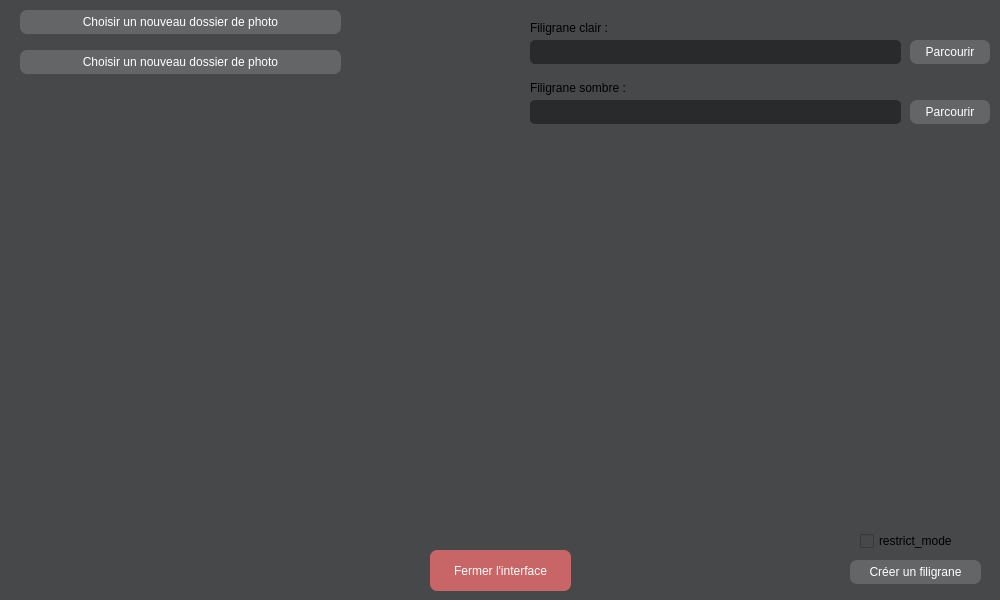
<?xml version="1.0" encoding="UTF-8"?>
<ui version="4.0">
 <class>Dialog</class>
 <widget class="QDialog" name="Dialog">
  <property name="geometry">
   <rect>
    <x>0</x>
    <y>0</y>
    <width>1000</width>
    <height>600</height>
   </rect>
  </property>
  <property name="minimumSize">
   <size>
    <width>1000</width>
    <height>600</height>
   </size>
  </property>
  <property name="maximumSize">
   <size>
    <width>1000</width>
    <height>600</height>
   </size>
  </property>
  <property name="windowTitle">
   <string>Dialog</string>
  </property>
  <property name="styleSheet">
   <string notr="true">background-color:rgb(71,72,73)</string>
  </property>
  <widget class="QPushButton" name="bouton_choisir">
   <property name="geometry">
    <rect>
     <x>20</x>
     <y>10</y>
     <width>321</width>
     <height>24</height>
    </rect>
   </property>
   <property name="styleSheet">
    <string notr="true">QPushButton {background-color: rgb(100,101,102);
                                                        color: rgb(255,255,255);
                                                        border-radius: 7px;
                                                        text-align: center;}
                                            QPushButton:hover {background-color: rgb(100,101,150);}
                                            QPushButton:pressed{background-color: rgb(185,0,92);}
                                            QPushButton:selected{background-color: rgb(100,101,150);}</string>
   </property>
   <property name="text">
    <string>Choisir un nouveau dossier de photo</string>
   </property>
  </widget>
  <widget class="QPushButton" name="bouton_save">
   <property name="geometry">
    <rect>
     <x>20</x>
     <y>50</y>
     <width>321</width>
     <height>24</height>
    </rect>
   </property>
   <property name="styleSheet">
    <string notr="true">QPushButton {background-color: rgb(100,101,102);
                                                        color: rgb(255,255,255);
                                                        border-radius: 7px;
                                                        text-align: center;}
                                            QPushButton:hover {background-color: rgb(100,101,150);}
                                            QPushButton:pressed{background-color: rgb(185,0,92);}
                                            QPushButton:selected{background-color: rgb(100,101,150);}</string>
   </property>
   <property name="text">
    <string>Choisir un nouveau dossier de photo</string>
   </property>
  </widget>
  <widget class="QCheckBox" name="checkBox_restrict_mode">
   <property name="geometry">
    <rect>
     <x>860</x>
     <y>530</y>
     <width>111</width>
     <height>22</height>
    </rect>
   </property>
   <property name="text">
    <string>restrict_mode</string>
   </property>
  </widget>
  <widget class="QPushButton" name="bouton_fermer">
   <property name="geometry">
    <rect>
     <x>430</x>
     <y>550</y>
     <width>141</width>
     <height>41</height>
    </rect>
   </property>
   <property name="styleSheet">
    <string notr="true">QPushButton {background-color: rgb(200,101,102);
                                                    color: rgb(255,255,255);
                                                    border-radius: 7px;
                                                    text-align: center;}
                                            QPushButton:hover {background-color: rgb(100,101,150);}
                                            QPushButton:pressed{background-color: rgb(185,0,92);}
                                            QPushButton:selected{background-color: rgb(100,101,150);}</string>
   </property>
   <property name="text">
    <string>Fermer l'interface</string>
   </property>
  </widget>
  <widget class="QLineEdit" name="lineEdit_fili_clair">
   <property name="geometry">
    <rect>
     <x>530</x>
     <y>40</y>
     <width>371</width>
     <height>24</height>
    </rect>
   </property>
   <property name="styleSheet">
    <string notr="true">background-color:rgb(41,42,43);
border-radius: 5px;
color: rgb(255,255,255);
border:none;</string>
   </property>
  </widget>
  <widget class="QLineEdit" name="lineEdit_fili_sombre">
   <property name="geometry">
    <rect>
     <x>530</x>
     <y>100</y>
     <width>371</width>
     <height>24</height>
    </rect>
   </property>
   <property name="styleSheet">
    <string notr="true">background-color:rgb(41,42,43);
border-radius: 5px;
color: rgb(255,255,255);
border:none;</string>
   </property>
  </widget>
  <widget class="QPushButton" name="pushButton_fili_clair">
   <property name="geometry">
    <rect>
     <x>910</x>
     <y>40</y>
     <width>80</width>
     <height>24</height>
    </rect>
   </property>
   <property name="styleSheet">
    <string notr="true">QPushButton {background-color: rgb(100,101,102);
                                                        color: rgb(255,255,255);
                                                        border-radius: 7px;
                                                        text-align: center;}
                                            QPushButton:hover {background-color: rgb(100,101,150);}
                                            QPushButton:pressed{background-color: rgb(185,0,92);}
                                            QPushButton:selected{background-color: rgb(100,101,150);}</string>
   </property>
   <property name="text">
    <string>Parcourir</string>
   </property>
  </widget>
  <widget class="QPushButton" name="pushButton_fili_sombre">
   <property name="geometry">
    <rect>
     <x>910</x>
     <y>100</y>
     <width>80</width>
     <height>24</height>
    </rect>
   </property>
   <property name="styleSheet">
    <string notr="true">QPushButton {background-color: rgb(100,101,102);
                                                        color: rgb(255,255,255);
                                                        border-radius: 7px;
                                                        text-align: center;}
                                            QPushButton:hover {background-color: rgb(100,101,150);}
                                            QPushButton:pressed{background-color: rgb(185,0,92);}
                                            QPushButton:selected{background-color: rgb(100,101,150);}</string>
   </property>
   <property name="text">
    <string>Parcourir</string>
   </property>
  </widget>
  <widget class="QLabel" name="label">
   <property name="geometry">
    <rect>
     <x>530</x>
     <y>20</y>
     <width>101</width>
     <height>16</height>
    </rect>
   </property>
   <property name="text">
    <string>Filigrane clair :</string>
   </property>
  </widget>
  <widget class="QLabel" name="label_2">
   <property name="geometry">
    <rect>
     <x>530</x>
     <y>80</y>
     <width>101</width>
     <height>16</height>
    </rect>
   </property>
   <property name="text">
    <string>Filigrane sombre :</string>
   </property>
  </widget>
  <widget class="QPushButton" name="pushButton_create_fili">
   <property name="geometry">
    <rect>
     <x>850</x>
     <y>560</y>
     <width>131</width>
     <height>24</height>
    </rect>
   </property>
   <property name="styleSheet">
    <string notr="true">QPushButton {background-color: rgb(100,101,102);
                                                        color: rgb(255,255,255);
                                                        border-radius: 7px;
                                                        text-align: center;}
                                            QPushButton:hover {background-color: rgb(100,101,150);}
                                            QPushButton:pressed{background-color: rgb(185,0,92);}
                                            QPushButton:selected{background-color: rgb(100,101,150);}</string>
   </property>
   <property name="text">
    <string>Créer un filigrane</string>
   </property>
  </widget>
 </widget>
 <resources/>
 <connections/>
</ui>
